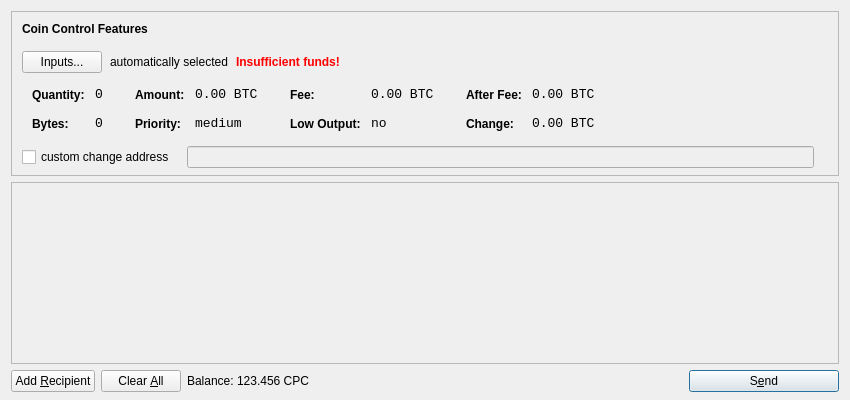
<?xml version="1.0" encoding="UTF-8"?>
<ui version="4.0">
 <class>SendCoinsDialog</class>
 <widget class="QDialog" name="SendCoinsDialog">
  <property name="geometry">
   <rect>
    <x>0</x>
    <y>0</y>
    <width>850</width>
    <height>400</height>
   </rect>
  </property>
  <property name="windowTitle">
   <string>Send Coins</string>
  </property>
  <layout class="QVBoxLayout" name="verticalLayout" stretch="0,1,0">
   <property name="bottomMargin">
    <number>8</number>
   </property>
   <item>
    <widget class="QFrame" name="frameCoinControl">
     <property name="sizePolicy">
      <sizepolicy hsizetype="Expanding" vsizetype="Expanding">
       <horstretch>0</horstretch>
       <verstretch>0</verstretch>
      </sizepolicy>
     </property>
     <property name="maximumSize">
      <size>
       <width>16777215</width>
       <height>16777215</height>
      </size>
     </property>
     <property name="frameShape">
      <enum>QFrame::StyledPanel</enum>
     </property>
     <property name="frameShadow">
      <enum>QFrame::Sunken</enum>
     </property>
     <layout class="QVBoxLayout" name="verticalLayoutCoinControl2">
      <property name="spacing">
       <number>-1</number>
      </property>
      <property name="leftMargin">
       <number>0</number>
      </property>
      <property name="topMargin">
       <number>0</number>
      </property>
      <property name="rightMargin">
       <number>0</number>
      </property>
      <property name="bottomMargin">
       <number>6</number>
      </property>
      <item>
       <layout class="QVBoxLayout" name="verticalLayoutCoinControl" stretch="0,0,0,0,1">
        <property name="spacing">
         <number>0</number>
        </property>
        <property name="leftMargin">
         <number>10</number>
        </property>
        <property name="topMargin">
         <number>10</number>
        </property>
        <item>
         <layout class="QHBoxLayout" name="horizontalLayoutCoinControl1">
          <property name="bottomMargin">
           <number>15</number>
          </property>
          <item>
           <widget class="QLabel" name="labelCoinControlFeatures">
            <property name="sizePolicy">
             <sizepolicy hsizetype="Preferred" vsizetype="Maximum">
              <horstretch>0</horstretch>
              <verstretch>0</verstretch>
             </sizepolicy>
            </property>
            <property name="font">
             <font>
              <weight>75</weight>
              <bold>true</bold>
             </font>
            </property>
            <property name="styleSheet">
             <string notr="true">font-weight:bold;</string>
            </property>
            <property name="text">
             <string>Coin Control Features</string>
            </property>
           </widget>
          </item>
         </layout>
        </item>
        <item>
         <layout class="QHBoxLayout" name="horizontalLayoutCoinControl2" stretch="0,0,0,0">
          <property name="spacing">
           <number>8</number>
          </property>
          <property name="bottomMargin">
           <number>10</number>
          </property>
          <item>
           <widget class="QPushButton" name="pushButtonCoinControl">
            <property name="styleSheet">
             <string notr="true"/>
            </property>
            <property name="text">
             <string>Inputs...</string>
            </property>
           </widget>
          </item>
          <item>
           <widget class="QLabel" name="labelCoinControlAutomaticallySelected">
            <property name="text">
             <string>automatically selected</string>
            </property>
            <property name="margin">
             <number>5</number>
            </property>
           </widget>
          </item>
          <item>
           <widget class="QLabel" name="labelCoinControlInsuffFunds">
            <property name="font">
             <font>
              <weight>75</weight>
              <bold>true</bold>
             </font>
            </property>
            <property name="styleSheet">
             <string notr="true">color:red;font-weight:bold;</string>
            </property>
            <property name="text">
             <string>Insufficient funds!</string>
            </property>
            <property name="margin">
             <number>5</number>
            </property>
           </widget>
          </item>
          <item>
           <spacer name="horizontalSpacerCoinControl">
            <property name="orientation">
             <enum>Qt::Horizontal</enum>
            </property>
            <property name="sizeHint" stdset="0">
             <size>
              <width>40</width>
              <height>1</height>
             </size>
            </property>
           </spacer>
          </item>
         </layout>
        </item>
        <item>
         <widget class="QWidget" name="widgetCoinControl" native="true">
          <property name="sizePolicy">
           <sizepolicy hsizetype="Preferred" vsizetype="Preferred">
            <horstretch>0</horstretch>
            <verstretch>0</verstretch>
           </sizepolicy>
          </property>
          <property name="minimumSize">
           <size>
            <width>0</width>
            <height>0</height>
           </size>
          </property>
          <property name="styleSheet">
           <string notr="true"/>
          </property>
          <layout class="QHBoxLayout" name="horizontalLayoutCoinControl5">
           <property name="margin">
            <number>0</number>
           </property>
           <item>
            <layout class="QHBoxLayout" name="horizontalLayoutCoinControl3" stretch="0,0,0,1">
             <property name="spacing">
              <number>20</number>
             </property>
             <property name="topMargin">
              <number>0</number>
             </property>
             <property name="bottomMargin">
              <number>10</number>
             </property>
             <item>
              <layout class="QFormLayout" name="formLayoutCoinControl1">
               <property name="horizontalSpacing">
                <number>10</number>
               </property>
               <property name="verticalSpacing">
                <number>14</number>
               </property>
               <property name="leftMargin">
                <number>10</number>
               </property>
               <property name="topMargin">
                <number>4</number>
               </property>
               <property name="rightMargin">
                <number>6</number>
               </property>
               <item row="0" column="0">
                <widget class="QLabel" name="labelCoinControlQuantityText">
                 <property name="styleSheet">
                  <string notr="true">font-weight:bold;</string>
                 </property>
                 <property name="text">
                  <string>Quantity:</string>
                 </property>
                 <property name="margin">
                  <number>0</number>
                 </property>
                </widget>
               </item>
               <item row="0" column="1">
                <widget class="QLabel" name="labelCoinControlQuantity">
                 <property name="font">
                  <font>
                   <family>Monospace</family>
                   <pointsize>10</pointsize>
                  </font>
                 </property>
                 <property name="cursor">
                  <cursorShape>IBeamCursor</cursorShape>
                 </property>
                 <property name="contextMenuPolicy">
                  <enum>Qt::ActionsContextMenu</enum>
                 </property>
                 <property name="text">
                  <string notr="true">0</string>
                 </property>
                 <property name="margin">
                  <number>0</number>
                 </property>
                 <property name="textInteractionFlags">
                  <set>Qt::LinksAccessibleByMouse|Qt::TextSelectableByKeyboard|Qt::TextSelectableByMouse</set>
                 </property>
                </widget>
               </item>
               <item row="1" column="0">
                <widget class="QLabel" name="labelCoinControlBytesText">
                 <property name="styleSheet">
                  <string notr="true">font-weight:bold;</string>
                 </property>
                 <property name="text">
                  <string>Bytes:</string>
                 </property>
                </widget>
               </item>
               <item row="1" column="1">
                <widget class="QLabel" name="labelCoinControlBytes">
                 <property name="font">
                  <font>
                   <family>Monospace</family>
                   <pointsize>10</pointsize>
                  </font>
                 </property>
                 <property name="cursor">
                  <cursorShape>IBeamCursor</cursorShape>
                 </property>
                 <property name="contextMenuPolicy">
                  <enum>Qt::ActionsContextMenu</enum>
                 </property>
                 <property name="text">
                  <string notr="true">0</string>
                 </property>
                 <property name="textInteractionFlags">
                  <set>Qt::LinksAccessibleByMouse|Qt::TextSelectableByKeyboard|Qt::TextSelectableByMouse</set>
                 </property>
                </widget>
               </item>
              </layout>
             </item>
             <item>
              <layout class="QFormLayout" name="formLayoutCoinControl2">
               <property name="horizontalSpacing">
                <number>10</number>
               </property>
               <property name="verticalSpacing">
                <number>14</number>
               </property>
               <property name="leftMargin">
                <number>6</number>
               </property>
               <property name="topMargin">
                <number>4</number>
               </property>
               <property name="rightMargin">
                <number>6</number>
               </property>
               <item row="0" column="0">
                <widget class="QLabel" name="labelCoinControlAmountText">
                 <property name="styleSheet">
                  <string notr="true">font-weight:bold;</string>
                 </property>
                 <property name="text">
                  <string>Amount:</string>
                 </property>
                 <property name="margin">
                  <number>0</number>
                 </property>
                </widget>
               </item>
               <item row="0" column="1">
                <widget class="QLabel" name="labelCoinControlAmount">
                 <property name="font">
                  <font>
                   <family>Monospace</family>
                   <pointsize>10</pointsize>
                  </font>
                 </property>
                 <property name="cursor">
                  <cursorShape>IBeamCursor</cursorShape>
                 </property>
                 <property name="contextMenuPolicy">
                  <enum>Qt::ActionsContextMenu</enum>
                 </property>
                 <property name="text">
                  <string notr="true">0.00 BTC</string>
                 </property>
                 <property name="textInteractionFlags">
                  <set>Qt::LinksAccessibleByMouse|Qt::TextSelectableByKeyboard|Qt::TextSelectableByMouse</set>
                 </property>
                </widget>
               </item>
               <item row="1" column="0">
                <widget class="QLabel" name="labelCoinControlPriorityText">
                 <property name="styleSheet">
                  <string notr="true">font-weight:bold;</string>
                 </property>
                 <property name="text">
                  <string>Priority:</string>
                 </property>
                </widget>
               </item>
               <item row="1" column="1">
                <widget class="QLabel" name="labelCoinControlPriority">
                 <property name="font">
                  <font>
                   <family>Monospace</family>
                   <pointsize>10</pointsize>
                  </font>
                 </property>
                 <property name="cursor">
                  <cursorShape>IBeamCursor</cursorShape>
                 </property>
                 <property name="contextMenuPolicy">
                  <enum>Qt::ActionsContextMenu</enum>
                 </property>
                 <property name="text">
                  <string>medium</string>
                 </property>
                 <property name="textInteractionFlags">
                  <set>Qt::LinksAccessibleByMouse|Qt::TextSelectableByKeyboard|Qt::TextSelectableByMouse</set>
                 </property>
                </widget>
               </item>
              </layout>
             </item>
             <item>
              <layout class="QFormLayout" name="formLayoutCoinControl3">
               <property name="horizontalSpacing">
                <number>10</number>
               </property>
               <property name="verticalSpacing">
                <number>14</number>
               </property>
               <property name="leftMargin">
                <number>6</number>
               </property>
               <property name="topMargin">
                <number>4</number>
               </property>
               <property name="rightMargin">
                <number>6</number>
               </property>
               <item row="0" column="0">
                <widget class="QLabel" name="labelCoinControlFeeText">
                 <property name="styleSheet">
                  <string notr="true">font-weight:bold;</string>
                 </property>
                 <property name="text">
                  <string>Fee:</string>
                 </property>
                 <property name="margin">
                  <number>0</number>
                 </property>
                </widget>
               </item>
               <item row="0" column="1">
                <widget class="QLabel" name="labelCoinControlFee">
                 <property name="font">
                  <font>
                   <family>Monospace</family>
                   <pointsize>10</pointsize>
                  </font>
                 </property>
                 <property name="cursor">
                  <cursorShape>IBeamCursor</cursorShape>
                 </property>
                 <property name="contextMenuPolicy">
                  <enum>Qt::ActionsContextMenu</enum>
                 </property>
                 <property name="text">
                  <string notr="true">0.00 BTC</string>
                 </property>
                 <property name="textInteractionFlags">
                  <set>Qt::LinksAccessibleByMouse|Qt::TextSelectableByKeyboard|Qt::TextSelectableByMouse</set>
                 </property>
                </widget>
               </item>
               <item row="1" column="0">
                <widget class="QLabel" name="labelCoinControlLowOutputText">
                 <property name="styleSheet">
                  <string notr="true">font-weight:bold;</string>
                 </property>
                 <property name="text">
                  <string>Low Output:</string>
                 </property>
                </widget>
               </item>
               <item row="1" column="1">
                <widget class="QLabel" name="labelCoinControlLowOutput">
                 <property name="font">
                  <font>
                   <family>Monospace</family>
                   <pointsize>10</pointsize>
                  </font>
                 </property>
                 <property name="cursor">
                  <cursorShape>IBeamCursor</cursorShape>
                 </property>
                 <property name="contextMenuPolicy">
                  <enum>Qt::ActionsContextMenu</enum>
                 </property>
                 <property name="text">
                  <string>no</string>
                 </property>
                 <property name="textInteractionFlags">
                  <set>Qt::LinksAccessibleByMouse|Qt::TextSelectableByKeyboard|Qt::TextSelectableByMouse</set>
                 </property>
                </widget>
               </item>
              </layout>
             </item>
             <item>
              <layout class="QFormLayout" name="formLayoutCoinControl4">
               <property name="horizontalSpacing">
                <number>10</number>
               </property>
               <property name="verticalSpacing">
                <number>14</number>
               </property>
               <property name="leftMargin">
                <number>6</number>
               </property>
               <property name="topMargin">
                <number>4</number>
               </property>
               <property name="rightMargin">
                <number>6</number>
               </property>
               <item row="0" column="0">
                <widget class="QLabel" name="labelCoinControlAfterFeeText">
                 <property name="styleSheet">
                  <string notr="true">font-weight:bold;</string>
                 </property>
                 <property name="text">
                  <string>After Fee:</string>
                 </property>
                 <property name="margin">
                  <number>0</number>
                 </property>
                </widget>
               </item>
               <item row="0" column="1">
                <widget class="QLabel" name="labelCoinControlAfterFee">
                 <property name="font">
                  <font>
                   <family>Monospace</family>
                   <pointsize>10</pointsize>
                  </font>
                 </property>
                 <property name="cursor">
                  <cursorShape>IBeamCursor</cursorShape>
                 </property>
                 <property name="contextMenuPolicy">
                  <enum>Qt::ActionsContextMenu</enum>
                 </property>
                 <property name="text">
                  <string notr="true">0.00 BTC</string>
                 </property>
                 <property name="textInteractionFlags">
                  <set>Qt::LinksAccessibleByMouse|Qt::TextSelectableByKeyboard|Qt::TextSelectableByMouse</set>
                 </property>
                </widget>
               </item>
               <item row="1" column="0">
                <widget class="QLabel" name="labelCoinControlChangeText">
                 <property name="styleSheet">
                  <string notr="true">font-weight:bold;</string>
                 </property>
                 <property name="text">
                  <string>Change:</string>
                 </property>
                </widget>
               </item>
               <item row="1" column="1">
                <widget class="QLabel" name="labelCoinControlChange">
                 <property name="font">
                  <font>
                   <family>Monospace</family>
                   <pointsize>10</pointsize>
                  </font>
                 </property>
                 <property name="cursor">
                  <cursorShape>IBeamCursor</cursorShape>
                 </property>
                 <property name="contextMenuPolicy">
                  <enum>Qt::ActionsContextMenu</enum>
                 </property>
                 <property name="text">
                  <string notr="true">0.00 BTC</string>
                 </property>
                 <property name="textInteractionFlags">
                  <set>Qt::LinksAccessibleByMouse|Qt::TextSelectableByKeyboard|Qt::TextSelectableByMouse</set>
                 </property>
                </widget>
               </item>
              </layout>
             </item>
            </layout>
           </item>
          </layout>
         </widget>
        </item>
        <item>
         <layout class="QHBoxLayout" name="horizontalLayoutCoinControl4" stretch="0,0,0">
          <property name="spacing">
           <number>12</number>
          </property>
          <property name="sizeConstraint">
           <enum>QLayout::SetDefaultConstraint</enum>
          </property>
          <property name="topMargin">
           <number>5</number>
          </property>
          <property name="rightMargin">
           <number>5</number>
          </property>
          <item>
           <widget class="QCheckBox" name="checkBoxCoinControlChange">
            <property name="text">
             <string>custom change address</string>
            </property>
           </widget>
          </item>
          <item>
           <widget class="QLineEdit" name="lineEditCoinControlChange">
            <property name="enabled">
             <bool>false</bool>
            </property>
            <property name="sizePolicy">
             <sizepolicy hsizetype="Expanding" vsizetype="Fixed">
              <horstretch>0</horstretch>
              <verstretch>0</verstretch>
             </sizepolicy>
            </property>
           </widget>
          </item>
          <item>
           <widget class="QLabel" name="labelCoinControlChangeLabel">
            <property name="sizePolicy">
             <sizepolicy hsizetype="Preferred" vsizetype="Expanding">
              <horstretch>0</horstretch>
              <verstretch>0</verstretch>
             </sizepolicy>
            </property>
            <property name="minimumSize">
             <size>
              <width>0</width>
              <height>0</height>
             </size>
            </property>
            <property name="text">
             <string/>
            </property>
            <property name="margin">
             <number>3</number>
            </property>
           </widget>
          </item>
         </layout>
        </item>
        <item>
         <spacer name="verticalSpacerCoinControl">
          <property name="orientation">
           <enum>Qt::Vertical</enum>
          </property>
          <property name="sizeHint" stdset="0">
           <size>
            <width>800</width>
            <height>1</height>
           </size>
          </property>
         </spacer>
        </item>
       </layout>
      </item>
     </layout>
    </widget>
   </item>
   <item>
    <widget class="QScrollArea" name="scrollArea">
     <property name="widgetResizable">
      <bool>true</bool>
     </property>
     <widget class="QWidget" name="scrollAreaWidgetContents">
      <property name="geometry">
       <rect>
        <x>0</x>
        <y>0</y>
        <width>830</width>
        <height>165</height>
       </rect>
      </property>
      <layout class="QVBoxLayout" name="verticalLayout_2">
       <property name="margin">
        <number>0</number>
       </property>
       <item>
        <layout class="QVBoxLayout" name="entries">
         <property name="spacing">
          <number>6</number>
         </property>
        </layout>
       </item>
       <item>
        <spacer name="verticalSpacer">
         <property name="orientation">
          <enum>Qt::Vertical</enum>
         </property>
         <property name="sizeHint" stdset="0">
          <size>
           <width>20</width>
           <height>40</height>
          </size>
         </property>
        </spacer>
       </item>
      </layout>
     </widget>
    </widget>
   </item>
   <item>
    <layout class="QHBoxLayout" name="horizontalLayout">
     <item>
      <widget class="QPushButton" name="addButton">
       <property name="toolTip">
        <string>Send to multiple recipients at once</string>
       </property>
       <property name="text">
        <string>Add &amp;Recipient</string>
       </property>
       <property name="icon">
        <iconset resource="../bitcoin.qrc">
         <normaloff>:/icons/add</normaloff>:/icons/add</iconset>
       </property>
       <property name="autoDefault">
        <bool>false</bool>
       </property>
      </widget>
     </item>
     <item>
      <widget class="QPushButton" name="clearButton">
       <property name="sizePolicy">
        <sizepolicy hsizetype="Minimum" vsizetype="Fixed">
         <horstretch>0</horstretch>
         <verstretch>0</verstretch>
        </sizepolicy>
       </property>
       <property name="toolTip">
        <string>Remove all transaction fields</string>
       </property>
       <property name="text">
        <string>Clear &amp;All</string>
       </property>
       <property name="icon">
        <iconset resource="../bitcoin.qrc">
         <normaloff>:/icons/remove</normaloff>:/icons/remove</iconset>
       </property>
       <property name="autoRepeatDelay">
        <number>300</number>
       </property>
       <property name="autoDefault">
        <bool>false</bool>
       </property>
      </widget>
     </item>
     <item>
      <layout class="QHBoxLayout" name="horizontalLayout_2">
       <property name="spacing">
        <number>3</number>
       </property>
       <item>
        <widget class="QLabel" name="label">
         <property name="text">
          <string>Balance:</string>
         </property>
        </widget>
       </item>
       <item>
        <widget class="QLabel" name="labelBalance">
         <property name="cursor">
          <cursorShape>IBeamCursor</cursorShape>
         </property>
         <property name="text">
          <string>123.456 CPC</string>
         </property>
         <property name="textInteractionFlags">
          <set>Qt::LinksAccessibleByMouse|Qt::TextSelectableByKeyboard|Qt::TextSelectableByMouse</set>
         </property>
        </widget>
       </item>
      </layout>
     </item>
     <item>
      <spacer name="horizontalSpacer">
       <property name="orientation">
        <enum>Qt::Horizontal</enum>
       </property>
       <property name="sizeHint" stdset="0">
        <size>
         <width>40</width>
         <height>20</height>
        </size>
       </property>
      </spacer>
     </item>
     <item>
      <widget class="QPushButton" name="sendButton">
       <property name="minimumSize">
        <size>
         <width>150</width>
         <height>0</height>
        </size>
       </property>
       <property name="toolTip">
        <string>Confirm the send action</string>
       </property>
       <property name="text">
        <string>S&amp;end</string>
       </property>
       <property name="icon">
        <iconset resource="../bitcoin.qrc">
         <normaloff>:/icons/send</normaloff>:/icons/send</iconset>
       </property>
       <property name="default">
        <bool>true</bool>
       </property>
      </widget>
     </item>
    </layout>
   </item>
  </layout>
 </widget>
 <resources>
  <include location="../bitcoin.qrc"/>
 </resources>
 <connections/>
</ui>
